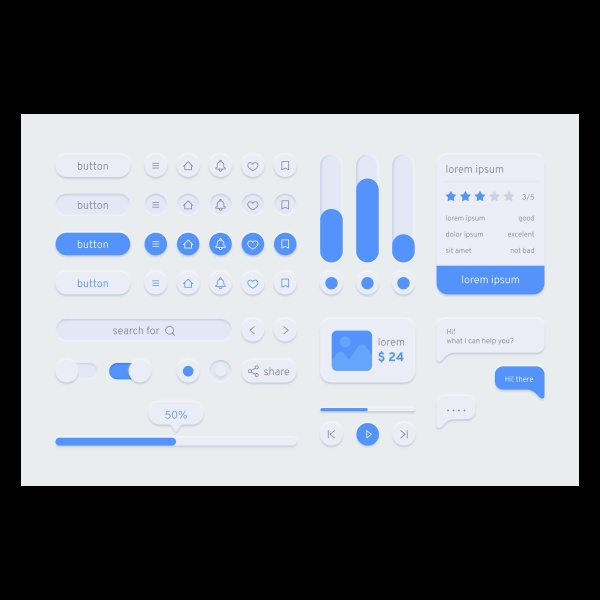
#> input picture src/python/collate.jpeg, 600 x 600 px
$ python -i utils.py   (imports and definitions only)   (older library calls are emulated)
#> lines starting #> are read from the running program, lines starting #| are printed output that depends on the picture; after the words box and inside, x2 and y2 are one past the last pixel; in counts of white or black regions, pixels touching at a corner belong together
import cv2
import numpy as np
import random

default_padding_factor = 0.1

# [16 lines left out: function crop_image, not called in this run]


class PanelContour:
    # [5 lines left out: function __init__, not called in this run]

def extract_contour_image(image, threshold=170):

	if(image is None):
		print('there is no image to extract contour')

	if image is not None:
		gray = cv2.cvtColor(image, cv2.COLOR_BGR2GRAY)

		edges = cv2.Canny(gray, 30, 100)

		#* reduce noise
		blurred = cv2.GaussianBlur(edges, (3, 3), 0)

		laplacian = cv2.Laplacian(blurred, cv2.CV_64F, ksize=3)
		edges = cv2.convertScaleAbs(laplacian)

		#* reduce laplacian noise
		_, edges = cv2.threshold(edges, threshold, 255, cv2.THRESH_BINARY)

		# show_image('edge', edges)

		#* try to extract outer contour
		contours, hierarchy = cv2.findContours(edges, cv2.RETR_EXTERNAL, cv2.CHAIN_APPROX_SIMPLE)

		best_contour_idx = 0
		largest_contour = 0

		for ctIdx, contour in enumerate(contours):
			peri = cv2.arcLength(contour, True)
			approx = cv2.approxPolyDP(contour, 0.00005 * peri, True)

			# print('[', ctIdx, ']',len(contour), '-', len(approx), '- peri', peri)

			#* 1.1 draw all approx contours
			# cv2.drawContours(image, [approx], -1, contour_random_color, 2)

			if approx is None:
				continue;

			if(peri>= largest_contour):
				largest_contour = peri
				best_contour_idx = ctIdx


		best_contour = contours[best_contour_idx]

		#* smooth contour
		best_contour = smooth_contour(best_contour)


    #* create a mask of zeros with the same dimensions as the original image
		gray_image = image.shape[:2]
		mask = np.zeros(gray_image, dtype=np.uint8)


		#* fill the contour on the mask image
		cv2.drawContours(mask, [best_contour], -1, (255), thickness=cv2.FILLED)

		# show_image('Filled best contour on image', mask)

		forge_ground_area = np.sum(mask == 255)
		height, width = gray_image
		image_area = height * width
		contour_area_rate = forge_ground_area / image_area

		# print(contour_area_rate)

		if(contour_area_rate < 0.7):
			return None


		# fill remaining gaps
		kernel = np.ones((5, 5), np.uint8)
		mask = cv2.dilate(mask, kernel, iterations=1)  # Dilate first to close tiny gaps
		mask = cv2.erode(mask, kernel, iterations=1)

		masked_image = cv2.bitwise_and(image, image, mask=mask)

		# show_image('masked image', masked_image)

		return PanelContour(image, threshold, best_contour, masked_image)

	else:
		print("Error loading the cropped image.")
		return None

# [41 lines left out: functions adaptive_extract_contour, show_image, not called in this run]

def is_contour_closed(contour):
	# Check if the first point is the same as the last point
	return np.array_equal(contour[0], contour[-1])

def smooth_contour(contour, smoothing_factor=0.002):
	# Smooth the contour
	epsilon = smoothing_factor * cv2.arcLength(contour, True)
	smoothed_contour = cv2.approxPolyDP(contour, epsilon, True)

  	#* ensure the contour is closed
	if not is_contour_closed(smoothed_contour):
		# Ensure the shape of the first point is the same as other points in the contour
		first_point = smoothed_contour[0].reshape(1, -1, 2)
		smoothed_contour = np.vstack((smoothed_contour, first_point))

	return smoothed_contour

def is_string(value):
  return isinstance(value, str)

# [8 lines left out: function get_image, not called in this run]

def get_random_color(index):
    return (random.randint(0, 255), random.randint(0, 255), random.randint(0, 255))

# [13 lines left out: function boxing_label_image, not called in this run]

>>> import cv2
>>> picture = cv2.imread('collate.jpeg')
#> picture is the input picture: shape (600, 600, 3); mean B, G, R 139, 132.1, 127.4
>>> result = extract_contour_image(picture)
#> in extract_contour_image, `gray = cv2.cvtColor(image, cv2.COLOR_BGR2GRAY)`:
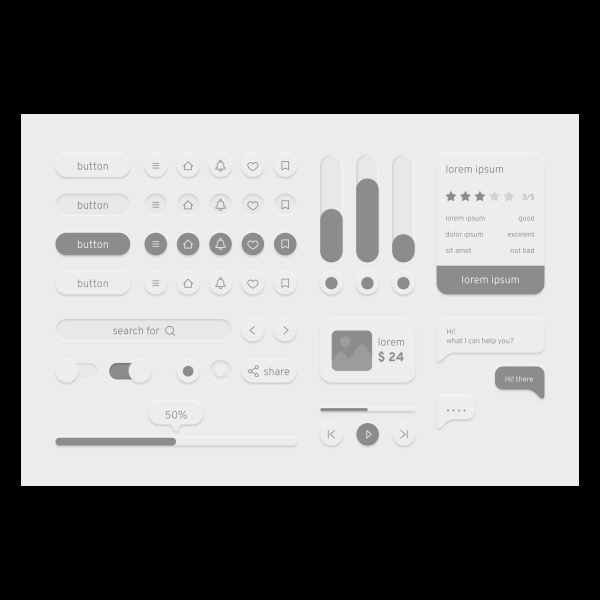
#> gray: shape (600, 600); min 0, max 247, mean 131.5
#> in extract_contour_image, `edges = cv2.Canny(gray, 30, 100)`:
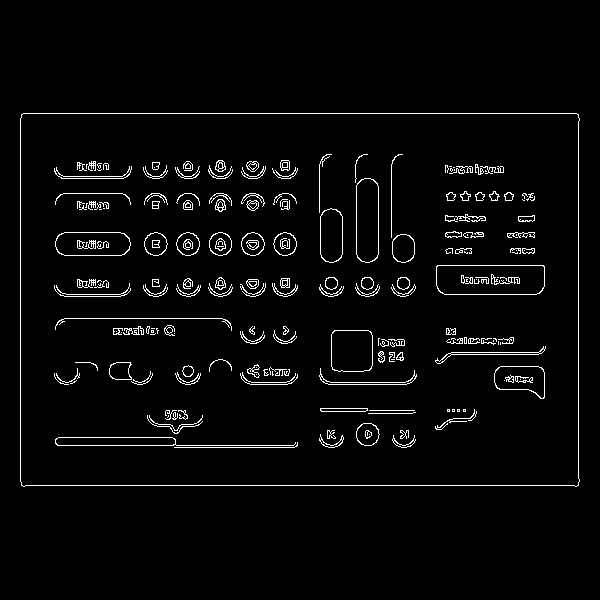
#> edges: shape (600, 600); 3.3% white in thin lines or dots, all inside (x1, y1, x2, y2) = (20, 113, 580, 487)
#> in extract_contour_image, `blurred = cv2.GaussianBlur(edges, (3, 3), 0)`:
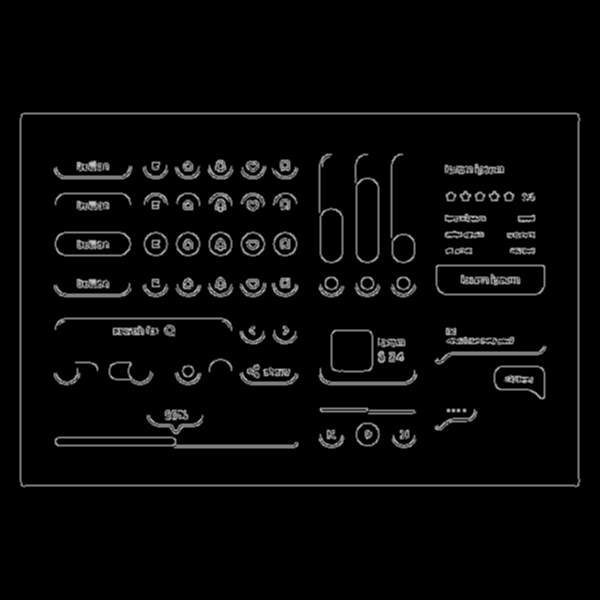
#> blurred: shape (600, 600); min 0, max 207, mean 8.4
#> in extract_contour_image, `laplacian = cv2.Laplacian(blurred, cv2.CV_64F, ksize=3)`:
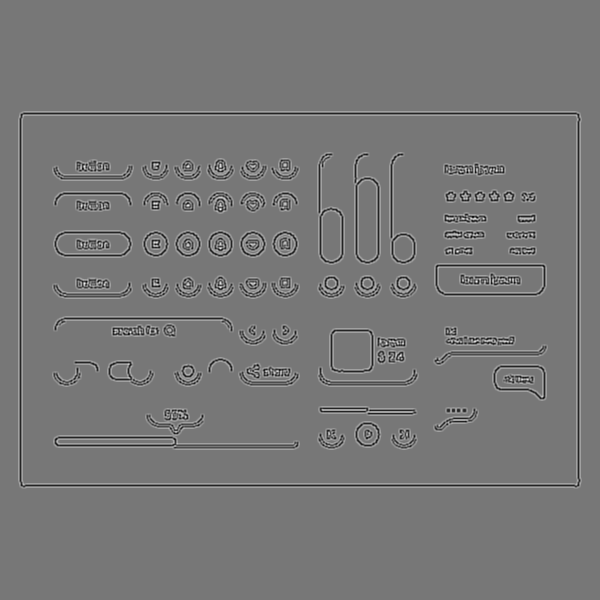
#> laplacian: shape (600, 600) float64; min -728, max 828, mean 0; drawn with min black and max white
#> in extract_contour_image, `edges = cv2.convertScaleAbs(laplacian)`:
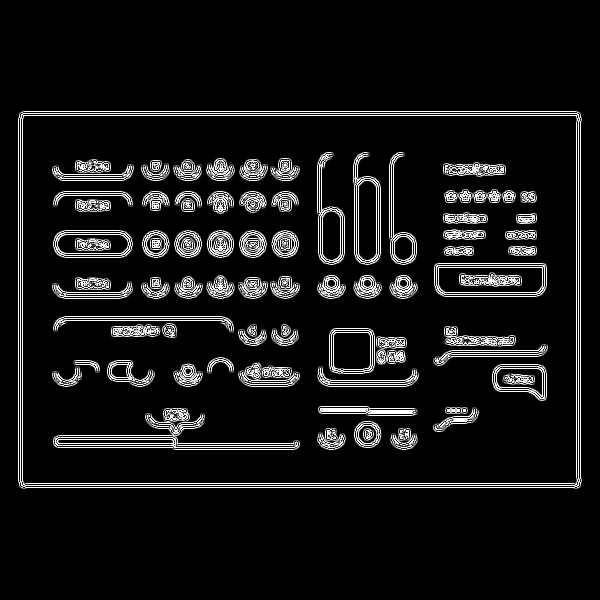
#> edges: shape (600, 600); min 0, max 255, mean 21.4
#> in extract_contour_image, `_, edges = cv2.threshold(edges, threshold, 255, cv2.THRESH_BINARY)`:
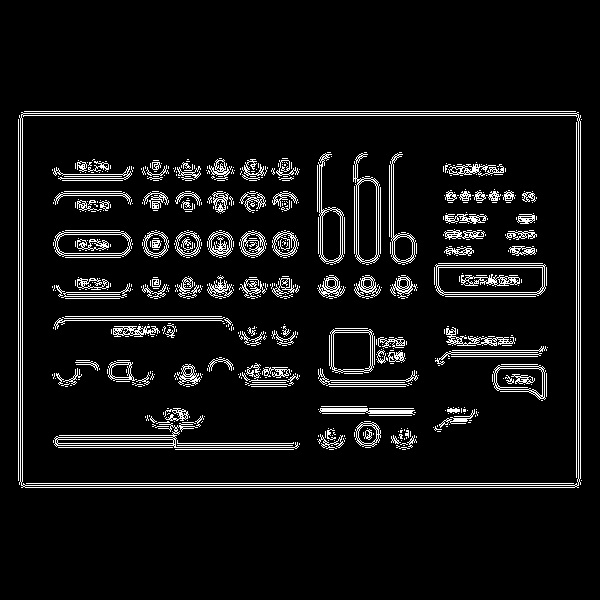
#> edges: shape (600, 600); 7% white in thin lines or dots, all inside (x1, y1, x2, y2) = (18, 111, 582, 488)
#> in extract_contour_image, `contours, hierarchy = cv2.findContours(edges, cv2.RETR_EXTERNAL, cv2.C..`: contours = 5 contours, 4 with area under 20; largest, box (x1, y1, x2, y2) and area: (19, 112, 581, 488) 209391
#> the loop in extract_contour_image, `for ctIdx, contour in enumerate(contours):` made 5 passes
#> (peri, approx, largest_contour) on passes 1 to 3: (0, [[581, 480]], 0), (0, [[581, 119]], 0), (722, [[18, 119], [18, 480]], 722)
#> (peri, largest_contour) on pass 4: (1907.6, 1907.6)
#> after the loop in extract_contour_image, `for ctIdx, contour in enumerate(contours):`: best_contour_idx = 3; largest_contour = 1907.6
#> in extract_contour_image, `best_contour = contours[best_contour_idx]`: best_contour = contour of 60 points, box (x1, y1, x2, y2) (19, 112, 581, 488), area 209391
#> in smooth_contour, `epsilon = smoothing_factor * cv2.arcLength(contour, True)`: epsilon = 3.82
#> in smooth_contour, `smoothed_contour = cv2.approxPolyDP(contour, epsilon, True)`: smoothed_contour = [[21, 112], [21, 487], [578, 487], [578, 112]]
#> in smooth_contour, `first_point = smoothed_contour[0].reshape(1, -1, 2)`: first_point = [[21, 112]]
#> in smooth_contour, `smoothed_contour = np.vstack((smoothed_contour, first_point))`: smoothed_contour = [[21, 112], [21, 487], [578, 487], [578, 112], [21, 112]]
#> in extract_contour_image, `best_contour = smooth_contour(best_contour)`: best_contour has the same summary as smoothed_contour in smooth_contour
#> in extract_contour_image, `cv2.drawContours(mask, [best_contour], -1, (255), thickness=cv2.FILLED)`:
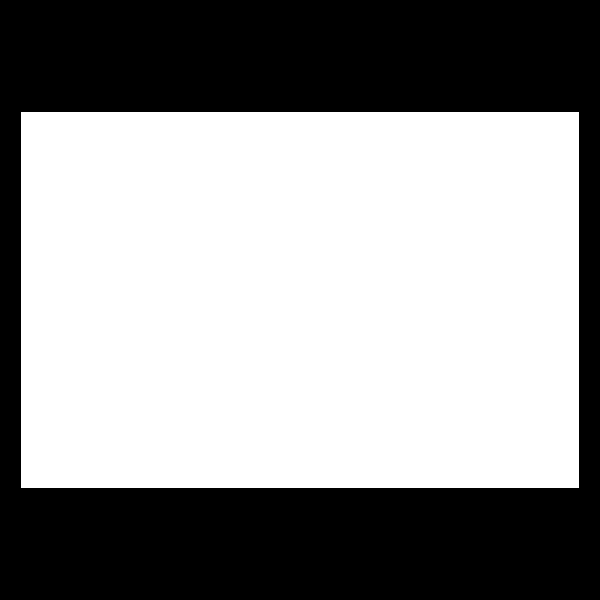
#> mask: shape (600, 600); 58.3% white; 1 black region, box (x1, y1, x2, y2) and area: (0, 0, 600, 600) 150192
#> in extract_contour_image, `forge_ground_area = np.sum(mask == 255)`: forge_ground_area = 209808
#> in extract_contour_image, `contour_area_rate = forge_ground_area / image_area`: contour_area_rate = 0.583
